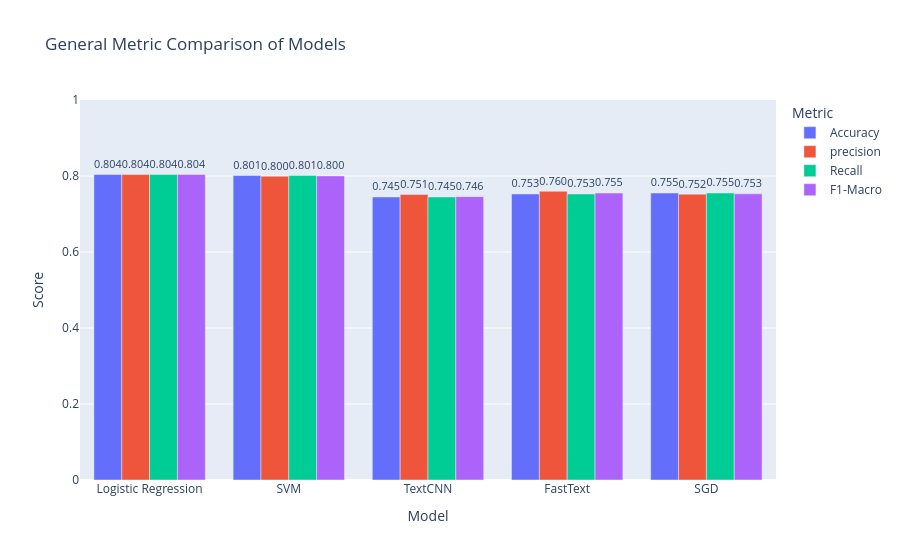

Write notebook code for a chart like this one.
### Markdown cell above
## 6.4 Model Comparison Charts
It shows all metrics in interactive bar chart format with Plotly and Radar Chart (Spider Web) format with Matplotlib.

### Code cell
def get_metrics_dict(y_true, y_pred):
    return {
        'Accuracy': accuracy_score(y_true, y_pred),
        'precision': precision_score(y_true, y_pred, average='macro'),
        'Recall': recall_score(y_true, y_pred, average='macro'),
        'F1-Macro': f1_score(y_true, y_pred, average='macro')
    }

metrics_data = {name: get_metrics_dict(y_test, preds) for name, preds in model_preds.items()}
df_metrics = pd.DataFrame(metrics_data).T.reset_index().rename(columns={'index': 'Model'})
df_melted = df_metrics.melt(id_vars='Model', var_name='Metric', value_name='Score')

fig = px.bar(df_melted, x='Model', y='Score', color='Metric', barmode='group',
             text='Score', title='General Metric Comparison of Models')
fig.update_traces(texttemplate='%{text:.3f}', textposition='outside')
fig.update_layout(yaxis=dict(range=[0, 1]))
fig.write_image('results/model_comparison_bar.png')
fig.show()

### Figure 1 — Plotly figure (JSON) as saved in the notebook; plotly's stock layout.template omitted (floating-point values rounded to 4 significant figures)
{"data": [{"alignmentgroup": "True", "hovertemplate": "Metric=Accuracy<br>Model=%{x}<br>Score=%{text}<extra></extra>", "legendgroup": "Accuracy", "marker": {"color": "#636efa", "pattern": {"shape": ""}}, "name": "Accuracy", "offsetgroup": "Accuracy", "orientation": "v", "showlegend": true, "text": [0.8039, 0.8012, 0.7448, 0.7527, 0.7552], "textposition": "outside", "texttemplate": "%{text:.3f}", "type": "bar", "x": ["Logistic Regression", "SVM", "TextCNN", "FastText", "SGD"], "xaxis": "x", "y": [0.8039, 0.8012, 0.7448, 0.7527, 0.7552], "yaxis": "y"}, {"alignmentgroup": "True", "hovertemplate": "Metric=precision<br>Model=%{x}<br>Score=%{text}<extra></extra>", "legendgroup": "precision", "marker": {"color": "#EF553B", "pattern": {"shape": ""}}, "name": "precision", "offsetgroup": "precision", "orientation": "v", "showlegend": true, "text": [0.8038, 0.7996, 0.7512, 0.7598, 0.7523], "textposition": "outside", "texttemplate": "%{text:.3f}", "type": "bar", "x": ["Logistic Regression", "SVM", "TextCNN", "FastText", "SGD"], "xaxis": "x", "y": [0.8038, 0.7996, 0.7512, 0.7598, 0.7523], "yaxis": "y"}, {"alignmentgroup": "True", "hovertemplate": "Metric=Recall<br>Model=%{x}<br>Score=%{text}<extra></extra>", "legendgroup": "Recall", "marker": {"color": "#00cc96", "pattern": {"shape": ""}}, "name": "Recall", "offsetgroup": "Recall", "orientation": "v", "showlegend": true, "text": [0.8039, 0.8012, 0.7448, 0.7527, 0.7552], "textposition": "outside", "texttemplate": "%{text:.3f}", "type": "bar", "x": ["Logistic Regression", "SVM", "TextCNN", "FastText", "SGD"], "xaxis": "x", "y": [0.8039, 0.8012, 0.7448, 0.7527, 0.7552], "yaxis": "y"}, {"alignmentgroup": "True", "hovertemplate": "Metric=F1-Macro<br>Model=%{x}<br>Score=%{text}<extra></extra>", "legendgroup": "F1-Macro", "marker": {"color": "#ab63fa", "pattern": {"shape": ""}}, "name": "F1-Macro", "offsetgroup": "F1-Macro", "orientation": "v", "showlegend": true, "text": [0.8038, 0.8002, 0.7457, 0.755, 0.753], "textposition": "outside", "texttemplate": "%{text:.3f}", "type": "bar", "x": ["Logistic Regression", "SVM", "TextCNN", "FastText", "SGD"], "xaxis": "x", "y": [0.8038, 0.8002, 0.7457, 0.755, 0.753], "yaxis": "y"}], "layout": {"barmode": "group", "legend": {"title": {"text": "Metric"}, "tracegroupgap": 0}, "title": {"text": "General Metric Comparison of Models"}, "xaxis": {"anchor": "y", "domain": [0, 1], "title": {"text": "Model"}}, "yaxis": {"anchor": "x", "domain": [0, 1], "range": [0, 1], "title": {"text": "Score"}}}}
